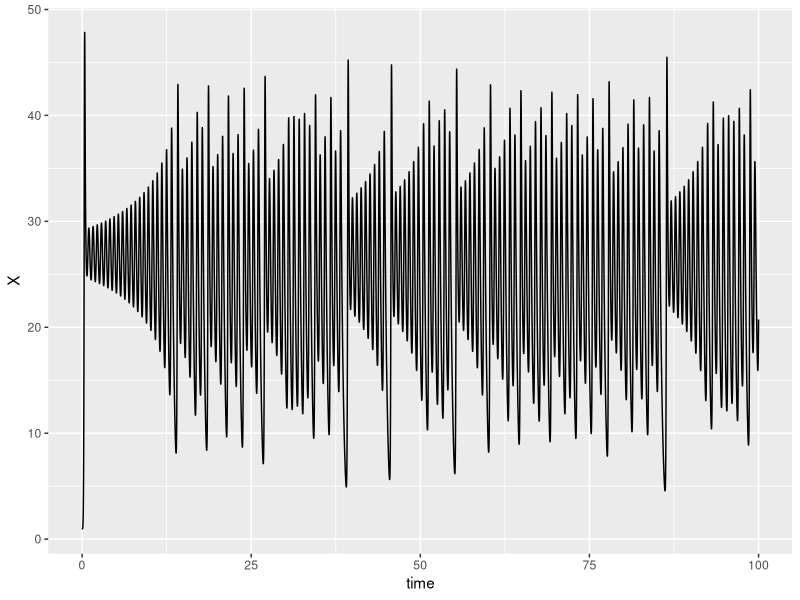
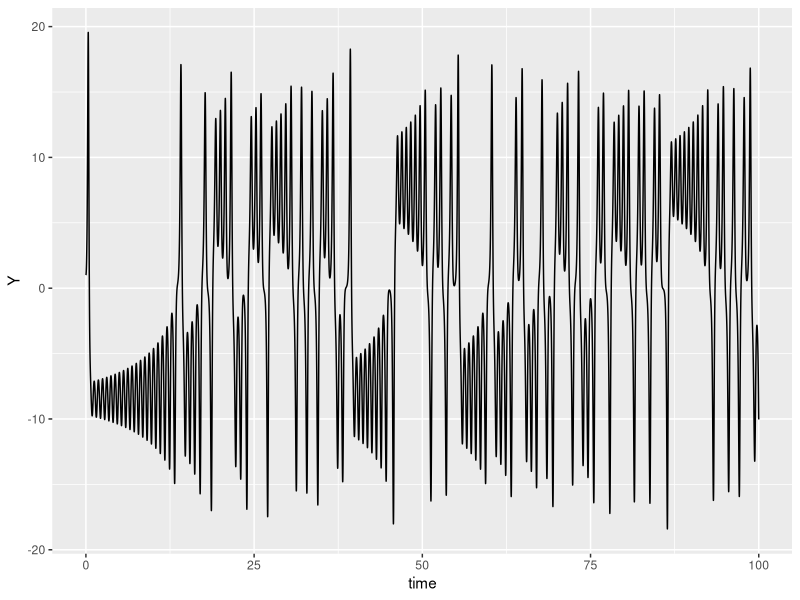
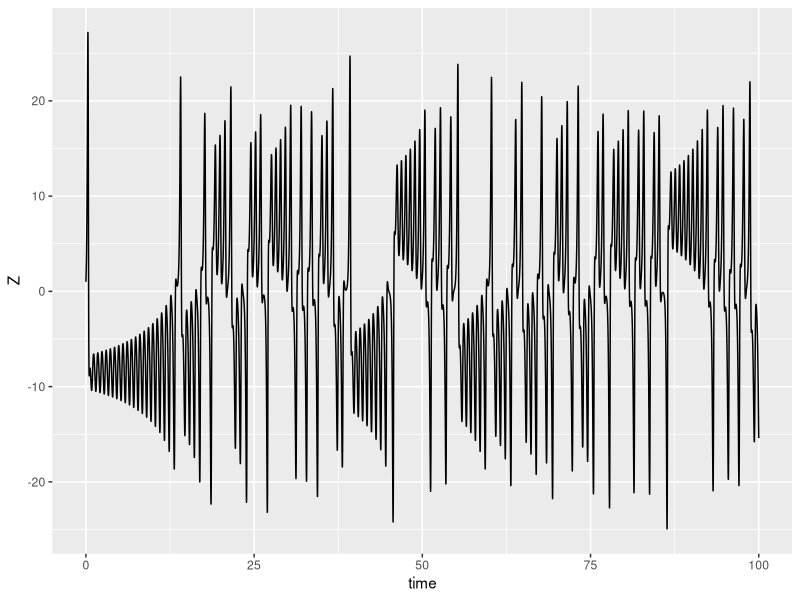
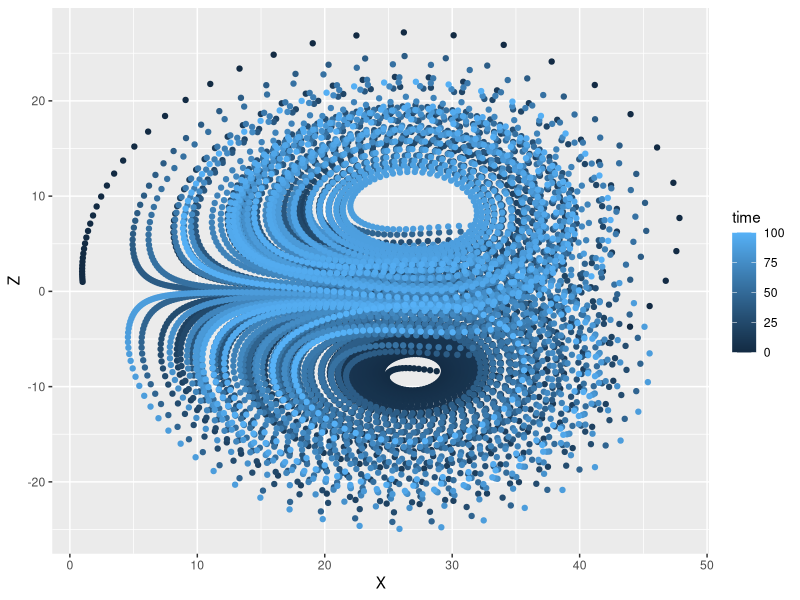

Write the R code that produced these figures, in order.
parameters <- c(a = -8/3, b = -10, c = 28)

state <- c(X = 1, Y = 1, Z = 1)

Lorenz<-function(t, state, parameters) {
  with(as.list(c(state, parameters)),{
    # rate of change
    dX <- a*X + Y*Z
    dY <- b * (Y-Z)
    dZ <- -X*Y + c*Y - Z
    
    # return the rate of change
    list(c(dX, dY, dZ))
  }) # end with(as.list ...
}

times <- seq(0, 100, by = 0.01)

library(deSolve)
library(ggplot2)
out <- ode(y = state, times = times, func = Lorenz, parms = parameters)

out_df = as.data.frame(out)
ggplot(data = out_df, aes(x = time, X)) + geom_line()
ggplot(data = out_df, aes(x = time, Y)) + geom_line()
ggplot(data = out_df, aes(x = time, Z)) + geom_line()
ggplot(data = out_df, aes(x = X, Z, color = time)) + geom_point()
